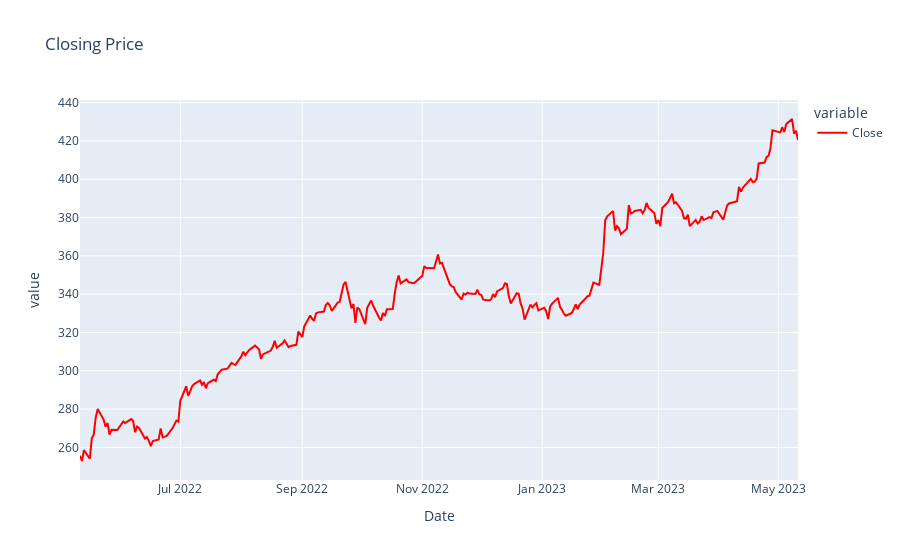

Notebook code for this chart:
### Markdown cell above
### VISUALISATION OF STOCK-1

### Code cell
print('Closing Price of',x)


price_chart = px.line(df['Close'], 
                           title='Closing Price', 
                           color_discrete_map={'Close':'red'}
                        )

price_chart.show()

### Figure 1 — Plotly figure (JSON) as saved in the notebook; plotly's stock layout.template omitted (floating-point values rounded to 4 significant figures; data arrays with more than 128 entries replaced by an {"elided": "..."} marker saying what was removed)
{"data": [{"hovertemplate": "variable=Close<br>Date=%{x}<br>value=%{y}<extra></extra>", "legendgroup": "Close", "line": {"color": "red", "dash": "solid"}, "marker": {"symbol": "circle"}, "mode": "lines", "name": "Close", "orientation": "v", "showlegend": true, "type": "scatter", "x": {"elided": "249 str values"}, "xaxis": "x", "y": {"elided": "249 float values"}, "yaxis": "y"}], "layout": {"legend": {"title": {"text": "variable"}, "tracegroupgap": 0}, "title": {"text": "Closing Price"}, "xaxis": {"anchor": "y", "domain": [0, 1], "title": {"text": "Date"}}, "yaxis": {"anchor": "x", "domain": [0, 1], "title": {"text": "value"}}}}
